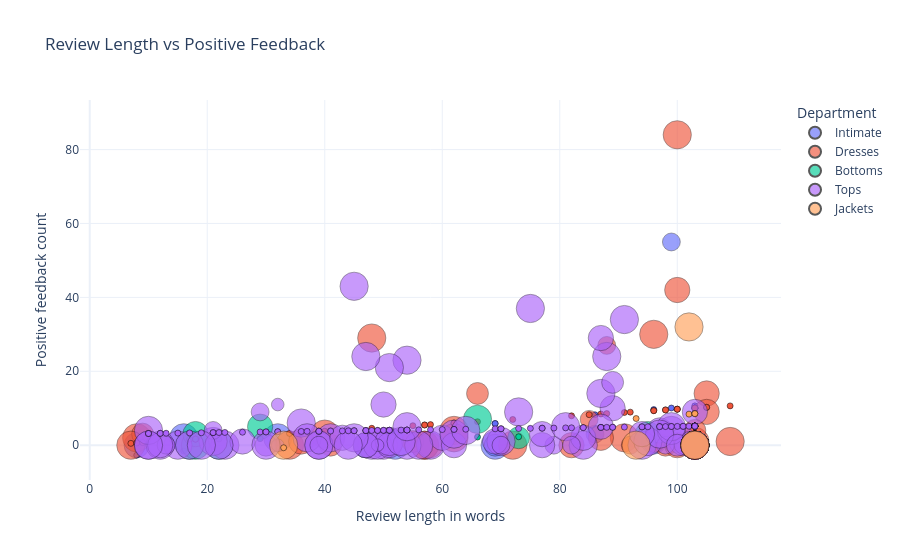

The notebook cell this image was saved under:
### Code cell
# scatter(): relationship between two numeric variables.
# It returns a figure, so store it before custom edits to avoid duplicate display.
fig = scatter(
    reviews_analysis.dropna(subset=["Department Name"]),
    x_col="Review Length",
    y_col="Positive Feedback Count",
    color_col="Department Name",
    size_col="Rating",
    title="Review Length vs Positive Feedback",
    x_title="Review length in words",
    y_title="Positive feedback count",
    opacity=0.65,
    marker={"line": {"width": 0.5, "color": "black"}},
    auto_open=False,
) # creates a scatter plot to visualize the relationship between review length and positive feedback count, with points colored by department, sized by rating, and customized marker appearance
fig.update_layout(legend_title_text="Department")
fig.show()

### Figure 1 — Plotly figure (JSON) as saved in the notebook; plotly's stock layout.template omitted (floating-point values rounded to 4 significant figures)
{"data": [{"hovertemplate": "Department Name=Intimate<br>Review length in words=%{x}<br>Positive feedback count=%{y}<br>Rating=%{marker.size}<extra></extra>", "legendgroup": "Intimate", "marker": {"color": "#636efa", "line": {"color": "black", "width": 0.5}, "opacity": 0.65, "size": [4, 5, 3, 5, 5, 5, 4, 2, 4, 1, 5, 2], "sizemode": "area", "sizeref": 0.0125, "symbol": "circle"}, "mode": "markers", "name": "Intimate", "orientation": "v", "showlegend": true, "type": "scatter", "x": [8, 69, 69, 32, 52, 16, 96, 86, 51, 103, 103, 99], "xaxis": "x", "y": [0, 0, 0, 2, 0, 2, 1, 3, 1, 0, 0, 55], "yaxis": "y"}, {"hovertemplate": "<b>OLS trendline</b><br>Positive Feedback Count = 0.140268 * Review Length + -3.83085<br>R<sup>2</sup>=0.091586<br><br>Department Name=Intimate<br>Review length in words=%{x}<br>Positive feedback count=%{y} <b>(trend)</b><extra></extra>", "legendgroup": "Intimate", "line": {"color": "red"}, "marker": {"color": "#636efa", "line": {"color": "black", "width": 0.5}, "symbol": "circle"}, "mode": "markers", "name": "Intimate", "showlegend": false, "type": "scatter", "x": [8, 16, 32, 51, 52, 69, 69, 86, 96, 99, 103, 103], "xaxis": "x", "y": [-2.709, -1.587, 0.6577, 3.323, 3.463, 5.848, 5.848, 8.232, 9.635, 10.06, 10.62, 10.62], "yaxis": "y"}, {"hovertemplate": "Department Name=Dresses<br>Review length in words=%{x}<br>Positive feedback count=%{y}<br>Rating=%{marker.size}<extra></extra>", "legendgroup": "Dresses", "marker": {"color": "#EF553B", "line": {"color": "black", "width": 0.5}, "opacity": 0.65, "size": [5, 3, 2, 5, 5, 3, 5, 5, 3, 5, 4, 2, 3, 3, 4, 5, 3, 5, 4, 4, 5, 4, 4, 5, 5, 3, 5, 2, 4, 5, 5, 5, 5, 5, 5, 5, 2, 4, 5], "sizemode": "area", "sizeref": 0.0125, "symbol": "circle"}, "mode": "markers", "name": "Dresses", "orientation": "v", "showlegend": true, "type": "scatter", "x": [62, 98, 98, 34, 72, 66, 8, 91, 96, 57, 105, 85, 41, 9, 100, 57, 55, 109, 58, 87, 103, 105, 82, 103, 7, 103, 40, 92, 36, 62, 103, 103, 103, 103, 96, 100, 88, 100, 48], "xaxis": "x", "y": [4, 0, 4, 0, 0, 14, 2, 2, 1, 0, 14, 7, 0, 3, 0, 0, 1, 1, 0, 2, 1, 9, 0, 0, 0, 4, 3, 0, 1, 2, 0, 0, 0, 0, 30, 84, 27, 42, 29], "yaxis": "y"}, {"hovertemplate": "<b>OLS trendline</b><br>Positive Feedback Count = 0.0994117 * Review Length + -0.198862<br>R<sup>2</sup>=0.035111<br><br>Department Name=Dresses<br>Review length in words=%{x}<br>Positive feedback count=%{y} <b>(trend)</b><extra></extra>", "legendgroup": "Dresses", "line": {"color": "red"}, "marker": {"color": "#EF553B", "line": {"color": "black", "width": 0.5}, "symbol": "circle"}, "mode": "markers", "name": "Dresses", "showlegend": false, "type": "scatter", "x": [7, 8, 9, 34, 36, 40, 41, 48, 55, 57, 57, 58, 62, 62, 66, 72, 82, 85, 87, 88, 91, 92, 96, 96, 98, 98, 100, 100, 100, 103, 103, 103, 103, 103, 103, 103, 105, 105, 109], "xaxis": "x", "y": [0.497, 0.5964, 0.6958, 3.181, 3.38, 3.778, 3.877, 4.573, 5.269, 5.468, 5.468, 5.567, 5.965, 5.965, 6.362, 6.959, 7.953, 8.251, 8.45, 8.549, 8.848, 8.947, 9.345, 9.345, 9.543, 9.543, 9.742, 9.742, 9.742, 10.04, 10.04, 10.04, 10.04, 10.04, 10.04, 10.04, 10.24, 10.24, 10.64], "yaxis": "y"}, {"hovertemplate": "Department Name=Bottoms<br>Review length in words=%{x}<br>Positive feedback count=%{y}<br>Rating=%{marker.size}<extra></extra>", "legendgroup": "Bottoms", "marker": {"color": "#00cc96", "line": {"color": "black", "width": 0.5}, "opacity": 0.65, "size": [5, 4, 3, 4, 5, 5, 5, 4, 4, 5], "sizemode": "area", "sizeref": 0.0125, "symbol": "circle"}, "mode": "markers", "name": "Bottoms", "orientation": "v", "showlegend": true, "type": "scatter", "x": [22, 95, 73, 47, 17, 66, 18, 18, 29, 103], "xaxis": "x", "y": [0, 3, 2, 0, 0, 7, 0, 3, 5, 0], "yaxis": "y"}, {"hovertemplate": "<b>OLS trendline</b><br>Positive Feedback Count = 0.0116284 * Review Length + 1.43254<br>R<sup>2</sup>=0.024087<br><br>Department Name=Bottoms<br>Review length in words=%{x}<br>Positive feedback count=%{y} <b>(trend)</b><extra></extra>", "legendgroup": "Bottoms", "line": {"color": "red"}, "marker": {"color": "#00cc96", "line": {"color": "black", "width": 0.5}, "symbol": "circle"}, "mode": "markers", "name": "Bottoms", "showlegend": false, "type": "scatter", "x": [17, 18, 18, 22, 29, 47, 66, 73, 95, 103], "xaxis": "x", "y": [1.63, 1.642, 1.642, 1.688, 1.77, 1.979, 2.2, 2.281, 2.537, 2.63], "yaxis": "y"}, {"hovertemplate": "Department Name=Tops<br>Review length in words=%{x}<br>Positive feedback count=%{y}<br>Rating=%{marker.size}<extra></extra>", "legendgroup": "Tops", "marker": {"color": "#ab63fa", "line": {"color": "black", "width": 0.5}, "opacity": 0.65, "size": [5, 5, 4, 5, 4, 5, 2, 5, 2, 5, 5, 4, 5, 5, 5, 4, 5, 5, 5, 5, 4, 5, 5, 4, 5, 3, 5, 5, 5, 4, 4, 5, 2, 4, 2, 5, 4, 5, 2, 5, 5, 5, 3, 1, 4, 2, 4, 5, 5, 4, 5, 1, 1, 3, 4, 4, 5, 2, 2, 5, 4, 4, 5, 1, 5, 4, 2, 5, 4, 3, 5, 5, 5, 4, 5, 5, 5, 5, 5, 5, 5, 5, 5, 5, 5, 5, 5, 5, 5, 4, 5, 5, 5, 5], "sizemode": "area", "sizeref": 0.0125, "symbol": "circle"}, "mode": "markers", "name": "Tops", "orientation": "v", "showlegend": true, "type": "scatter", "x": [36, 101, 97, 58, 60, 94, 98, 84, 79, 70, 23, 26, 50, 48, 73, 47, 39, 10, 15, 49, 69, 37, 91, 84, 41, 30, 39, 21, 12, 43, 103, 95, 70, 89, 101, 99, 51, 99, 39, 51, 10, 97, 100, 102, 77, 21, 77, 81, 103, 94, 87, 49, 32, 89, 47, 87, 45, 29, 13, 54, 50, 62, 62, 32, 88, 12, 82, 64, 103, 103, 103, 103, 103, 103, 103, 103, 103, 103, 56, 53, 17, 103, 10, 22, 30, 54, 19, 44, 54, 87, 45, 51, 47, 75], "xaxis": "x", "y": [6, 1, 4, 0, 2, 0, 0, 0, 0, 1, 0, 1, 0, 0, 9, 0, 0, 0, 0, 0, 1, 2, 34, 2, 2, 0, 0, 1, 0, 2, 9, 1, 0, 10, 0, 4, 0, 5, 0, 1, 4, 3, 0, 2, 0, 4, 3, 5, 0, 3, 14, 0, 0, 17, 0, 5, 2, 9, 0, 0, 11, 0, 3, 11, 24, 0, 0, 4, 0, 0, 0, 0, 0, 0, 0, 0, 0, 0, 0, 1, 0, 0, 0, 0, 0, 5, 0, 0, 23, 29, 43, 21, 24, 37], "yaxis": "y"}, {"hovertemplate": "<b>OLS trendline</b><br>Positive Feedback Count = 0.0213002 * Review Length + 2.95708<br>R<sup>2</sup>=0.005630<br><br>Department Name=Tops<br>Review length in words=%{x}<br>Positive feedback count=%{y} <b>(trend)</b><extra></extra>", "legendgroup": "Tops", "line": {"color": "red"}, "marker": {"color": "#ab63fa", "line": {"color": "black", "width": 0.5}, "symbol": "circle"}, "mode": "markers", "name": "Tops", "showlegend": false, "type": "scatter", "x": [10, 10, 10, 12, 12, 13, 15, 17, 19, 21, 21, 22, 23, 26, 29, 30, 30, 32, 32, 36, 37, 39, 39, 39, 41, 43, 44, 45, 45, 47, 47, 47, 48, 49, 49, 50, 50, 51, 51, 51, 53, 54, 54, 54, 56, 58, 60, 62, 62, 64, 69, 70, 70, 73, 75, 77, 77, 79, 81, 82, 84, 84, 87, 87, 87, 88, 89, 89, 91, 94, 94, 95, 97, 97, 98, 99, 99, 100, 101, 101, 102, 103, 103, 103, 103, 103, 103, 103, 103, 103, 103, 103, 103, 103], "xaxis": "x", "y": [3.17, 3.17, 3.17, 3.213, 3.213, 3.234, 3.277, 3.319, 3.362, 3.404, 3.404, 3.426, 3.447, 3.511, 3.575, 3.596, 3.596, 3.639, 3.639, 3.724, 3.745, 3.788, 3.788, 3.788, 3.83, 3.873, 3.894, 3.916, 3.916, 3.958, 3.958, 3.958, 3.979, 4.001, 4.001, 4.022, 4.022, 4.043, 4.043, 4.043, 4.086, 4.107, 4.107, 4.107, 4.15, 4.192, 4.235, 4.278, 4.278, 4.32, 4.427, 4.448, 4.448, 4.512, 4.555, 4.597, 4.597, 4.64, 4.682, 4.704, 4.746, 4.746, 4.81, 4.81, 4.81, 4.831, 4.853, 4.853, 4.895, 4.959, 4.959, 4.981, 5.023, 5.023, 5.045, 5.066, 5.066, 5.087, 5.108, 5.108, 5.13, 5.151, 5.151, 5.151, 5.151, 5.151, 5.151, 5.151, 5.151, 5.151, 5.151, 5.151, 5.151, 5.151], "yaxis": "y"}, {"hovertemplate": "Department Name=Jackets<br>Review length in words=%{x}<br>Positive feedback count=%{y}<br>Rating=%{marker.size}<extra></extra>", "legendgroup": "Jackets", "marker": {"color": "#FFA15A", "line": {"color": "black", "width": 0.5}, "opacity": 0.65, "size": [5, 5, 5, 5, 5], "sizemode": "area", "sizeref": 0.0125, "symbol": "circle"}, "mode": "markers", "name": "Jackets", "orientation": "v", "showlegend": true, "type": "scatter", "x": [33, 93, 103, 103, 102], "xaxis": "x", "y": [0, 0, 0, 0, 32], "yaxis": "y"}, {"hovertemplate": "<b>OLS trendline</b><br>Positive Feedback Count = 0.131859 * Review Length + -5.04533<br>R<sup>2</sup>=0.078291<br><br>Department Name=Jackets<br>Review length in words=%{x}<br>Positive feedback count=%{y} <b>(trend)</b><extra></extra>", "legendgroup": "Jackets", "line": {"color": "red"}, "marker": {"color": "#FFA15A", "line": {"color": "black", "width": 0.5}, "symbol": "circle"}, "mode": "markers", "name": "Jackets", "showlegend": false, "type": "scatter", "x": [33, 93, 102, 103, 103], "xaxis": "x", "y": [-0.694, 7.218, 8.404, 8.536, 8.536], "yaxis": "y"}], "layout": {"legend": {"itemsizing": "constant", "title": {"text": "Department"}, "tracegroupgap": 0}, "title": {"text": "Review Length vs Positive Feedback"}, "xaxis": {"anchor": "y", "domain": [0, 1], "title": {"text": "Review length in words"}}, "yaxis": {"anchor": "x", "domain": [0, 1], "title": {"text": "Positive feedback count"}}}}
